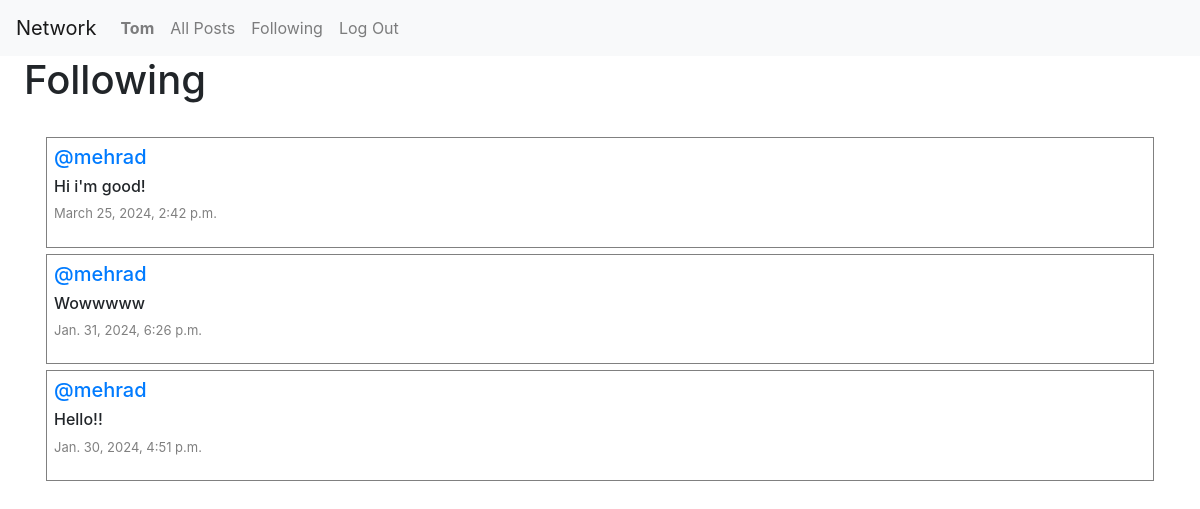
The page /following (signed in) on the database its author committed.
### network/models.py (models this page shows, shortened)
class User(AbstractUser):
    pass

class Post(models.Model):
    content =models.CharField(max_length=150)
    user = models.ForeignKey(User, on_delete=models.CASCADE , related_name="author")
    date = models.DateTimeField(auto_now_add=True)
    liked = models.ManyToManyField('User', default=None, blank=True, related_name='post_likes')

### network/views.py (the view)
# urls.py: path("following", views.following, name="following"),
def following(request):
    currentUser = User.objects.get(pk=request.user.id)
    followingUsers = Follow.objects.filter(user=currentUser)
    posts = Post.objects.all().order_by('id').reverse()
    followingPosts = []
    for post in posts:
        for person in followingUsers:
            if person.user_follower == post.user:
                followingPosts.append(post)
    paginator = Paginator(followingPosts, 10)
    pageNumber = request.GET.get('page')
    posts_inside_the_page = paginator.get_page(pageNumber)
    return render(request, "network/following.html",{
        "posts_inside_the_page": posts_inside_the_page
        })

### network/templates/network/following.html (shortened to what this page needs)
{% extends "network/layout.html" %}
{% block body %}
    <h1 class="mx-4">Following</h1>
    <div class="allPosts">
        {% for post in posts_inside_the_page %}
            <div class="row post mx-3">
                <h5 class="username"><a href="{% url 'profile' user_id=post.user.id %}">@{{ post.user }}</a></h5>
                <h6 class="content">{{ post.content }}</h6>
                <p class="date">{{ post.date }}</p>
            </div>
        {% endfor %}
    </div>
{% endblock %}

### network/templates/network/layout.html (shortened to what this page needs)
{% load static %}
<!DOCTYPE html>
<html lang="en">
    <head>
        <link rel="stylesheet" href="https://stackpath.bootstrapcdn.com/bootstrap/4.4.1/css/bootstrap.min.css">
        <link href="{% static 'network/styles.css' %}" rel="stylesheet">
        <link rel="stylesheet" href="https://cdnjs.cloudflare.com/ajax/libs/font-awesome/4.7.0/css/font-awesome.min.css">
    </head>
    <body>
        <nav class="navbar navbar-expand-lg navbar-light bg-light">
            <a class="navbar-brand" href="{% url 'index' %}">Network</a>
            <div>
              <ul class="navbar-nav mr-auto">
                {% if user.is_authenticated %}
                    <li class="nav-item">
                        <a class="nav-link" href="{% url 'profile' user_id=user.id %}"><strong>{{ user.username }}</strong></a>
                    </li>
                {% endif %}
                <li class="nav-item">
                  <a class="nav-link" href="{% url 'index' %}">All Posts</a>
                </li>
                {% if user.is_authenticated %}
                    <li class="nav-item">
                        <a class="nav-link" href="{% url 'following' %}">Following</a>
                    </li>
                    <li class="nav-item">
                        <a class="nav-link" href="{% url 'logout' %}">Log Out</a>
                    </li>
                {% endif %}
              </ul>
            </div>
          </nav>
        <div class="body">
            {% block body %}
            {% endblock %}
        </div>
    </body>
</html>

### network/static/network/styles.css (style rules this page uses)
.allPosts { display: flex; flex-direction: column; justify-content: flex-start; margin: 30px; }
.post { display: flex; flex-direction: column; justify-content: center; border: 1px solid gray; margin: 3px; padding: 7px; }
.date { font-size:small; color: gray; }

### rows shown on the page
User: username "Tom"
Post: user "mehrad", content "Hi i'm good!", date "March 25, 2024, 2:42 p.m."
Post: user "mehrad", content "Wowwwww", date "Jan. 31, 2024, 6:26 p.m."
Post: user "mehrad", content "Hello!!", date "Jan. 30, 2024, 4:51 p.m."
